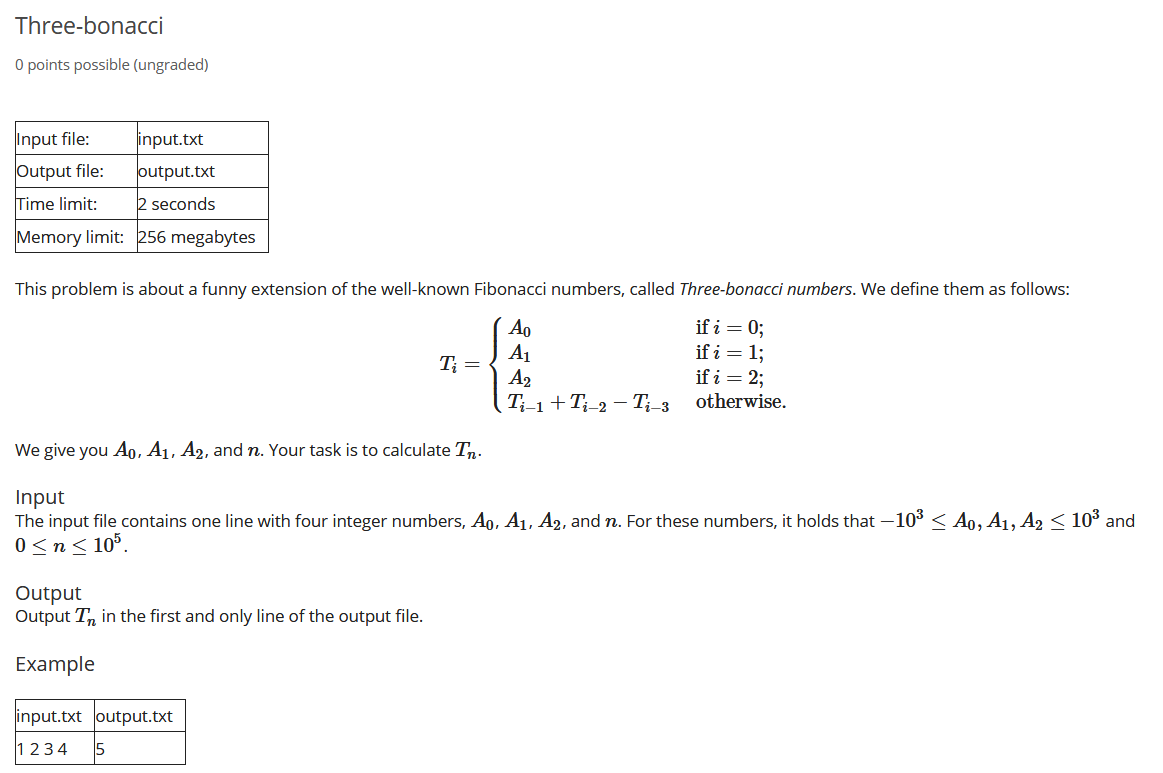
#> input picture itmo/resources/103.png, 1163 x 773 px
$ python deskew.py --image ../itmo/resources/103.png
#> lines starting #> are read from the running program, lines starting #| are printed output that depends on the picture; after the words box and inside, x2 and y2 are one past the last pixel; in counts of white or black regions, pixels touching at a corner belong together
""" Python3: Skew correction for OCR images """
import numpy as np
import cv2
import argparse

# Receive I/P image
ap = argparse.ArgumentParser()
ap.add_argument("-i","--image",required=True,help="Path to input image file")
args = vars(ap.parse_args())
img = cv2.imread(args["image"])
#> img is the input picture: shape (773, 1163, 3); mean B, G, R 250.4, 250.4, 250.4
# Convert to grayscale, then invert background-foreground
gray = cv2.cvtColor(img,cv2.COLOR_BGR2GRAY)
gray = cv2.bitwise_not(gray)
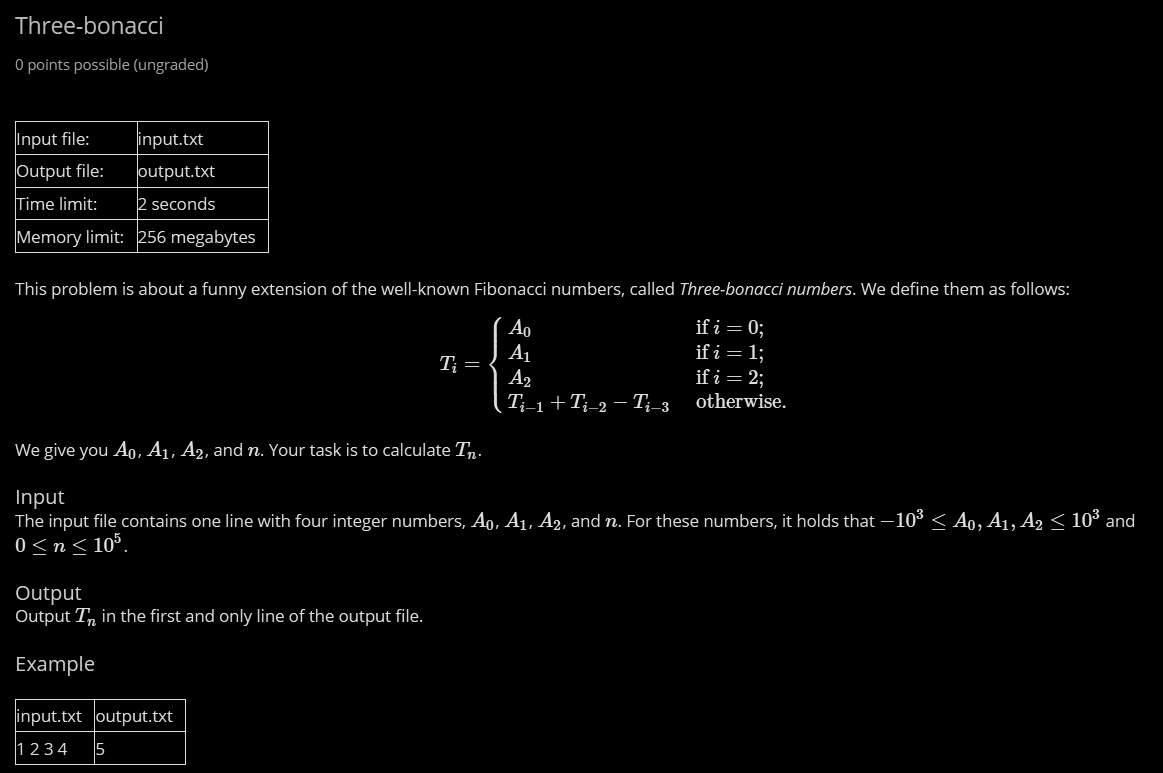
#> gray: shape (773, 1163); min 0, max 221, mean 4.6
cv2.namedWindow("Bin",cv2.WINDOW_NORMAL)
cv2.imshow("Bin",gray)

# Binarize the image
_,img_bimodal = cv2.threshold(gray,0,255,cv2.THRESH_BINARY | cv2.THRESH_OTSU)
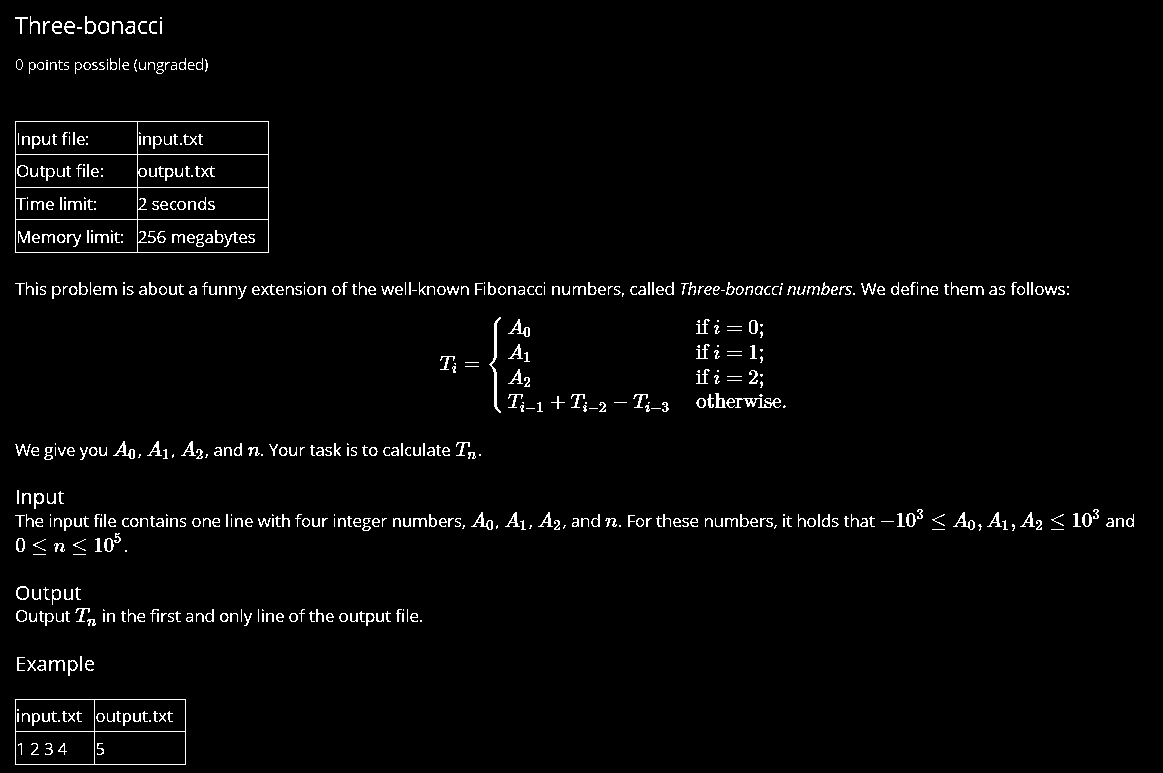
#> img_bimodal: shape (773, 1163); 2.3% white in thin lines or dots
# Isolate text-regions using min-bounding rectangle
coordinates = np.column_stack(np.where(img_bimodal > 0))
#> coordinates = 20958 pairs, first value 16 to 764, second value 15 to 1133
angle = cv2.minAreaRect(coordinates)[-1]
#> angle = -90

if angle < -45:
    angle = -(90+angle)
#> angle = 0
else:
    angle = -angle
# Rotate the image and deskew it
(h,w) = img.shape[:2]
#> h = 773; w = 1163
center = (w//2,h//2)
#> center = (581, 386)
M = cv2.getRotationMatrix2D(center,angle,1.0)
#> M = [[1, 0, 0], [0, 1, 0]]
rotated = cv2.warpAffine(img,M,(w,h),flags=cv2.INTER_CUBIC,borderMode=cv2.BORDER_REPLICATE)
# Specify the rotation-angle for physical validation
cv2.putText(rotated,"Angle:{:.2f} degrees".format(angle),(10,30),cv2.FONT_HERSHEY_SIMPLEX,0.7,(0,0,255),2)
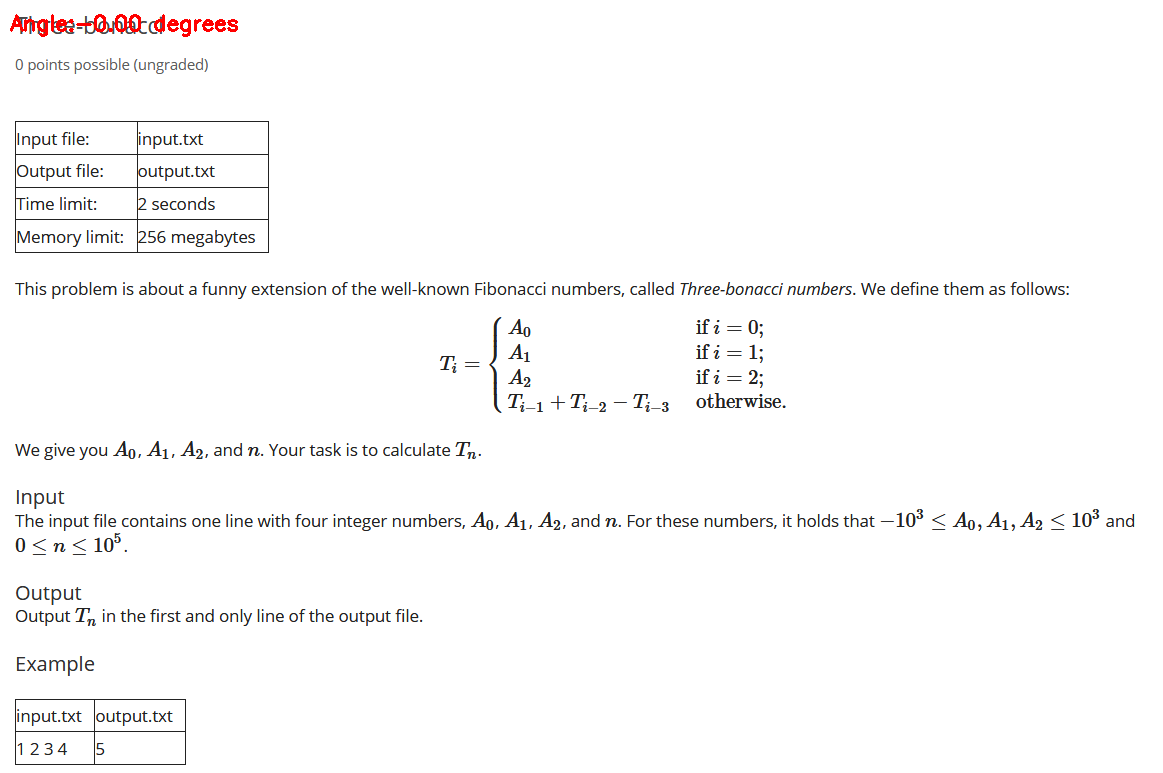
#> rotated: shape (773, 1163, 3); 0.18% of pixels changed, all inside (x1, y1, x2, y2) = (10, 14, 238, 37)
# Display O/P image
print("[INFO] angle: {:.3f}".format(angle))
#| [INFO] angle: -0.000
cv2.namedWindow("Input",cv2.WINDOW_NORMAL)
cv2.namedWindow("Rotated",cv2.WINDOW_NORMAL)
cv2.imshow("Input",img)
cv2.imshow("Rotated",img)
cv2.waitKey(0)
